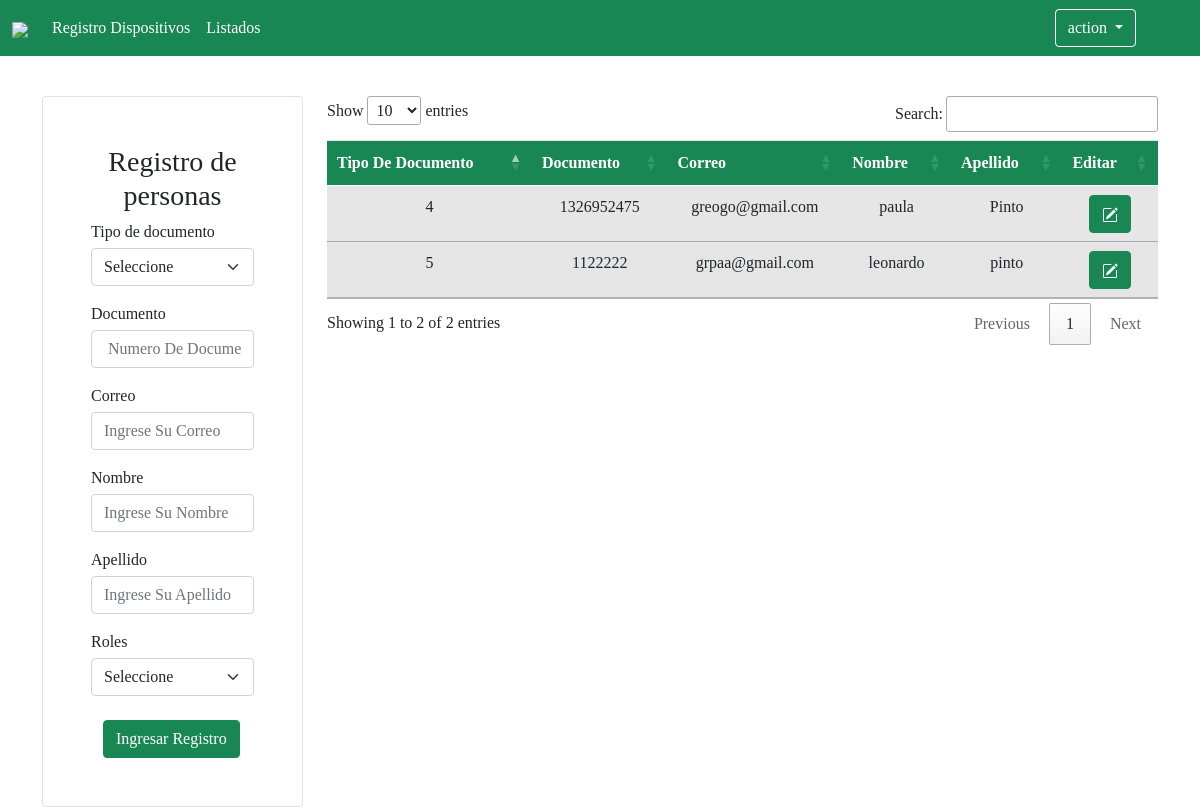
The page /pages/homepage_celador.php (signed in) on the database its author committed.
### tables this page shows
CREATE TABLE `personas` (
  `id` int(11) NOT NULL,
  `tipo_documento` int(11) NOT NULL,
  `documento` int(11) NOT NULL,
  `correo` varchar(80) NOT NULL,
  `nombre` varchar(70) NOT NULL,
  `apellido` varchar(70) NOT NULL,
  `pass` varchar(300) NOT NULL,
  `rol` int(70) NOT NULL
);

### pages/homepage_celador.php (the view, shortened to what this page needs)
<!DOCTYPE html>
<html lang="es">
<head>
    <link rel="stylesheet" href="../bootstrap-5.0.2-dist/css/sb-admin-2.css">
    <link rel="stylesheet" href="../bootstrap-5.0.2-dist/css/bootstrap.min.css">
    <link rel="stylesheet" href="//cdn.datatables.net/1.12.1/css/jquery.dataTables.min.css">
</head>
<body class="nav">
    <?php
    include("../componentes/navbar_celador.php");
    ?>
    <div class="container">
        <div class="row mt-5">
            <div class="col-3 p-7 mt-5">
            <form class="form p-5 rounded border" method="POST">
                <h3 class="text-center" >Registro de personas</h3>
                <?php
                include("../crud/model/connection.php");
                ?>
                <div class="form form-group">
                    <label for="exampleInputEmail1" class="form-label mb-1">Tipo de documento</label>
                    <select for="inputPassword2" class=" form-select mb-1" name="tipo_documento" aria-label="Default select example" placeholder="Tipo de roles">
                    <option class="form-control mb-1" list="listaRoles" id="exampleDataList" value="#" selected >Seleccione</option>
                    </select>
                </div>
                <div class="form form-group">
                    <label for="inputPassword2" class=" mb-1">Documento</label>
                    <input type="text" class="form-control mb-1"  placeholder=" Numero De Documento" name="documento">
                </div>
                <div class="form form-group">
                    <label for="inputPassword2" class=" mb-1">Correo</label>
                    <input type="mail" class="form-control mb-1"  placeholder="Ingrese Su Correo" name="correo">
                </div>
                <div class="form form-group">
                    <label for="inputPassword2" class=" mb-1">Nombre</label>
                    <input type="text" class="form-control mb-1"  placeholder="Ingrese Su Nombre" name="nombre">
                </div>
                <div class="form form-group">
                    <label for="inputPassword2" class=" mb-1">Apellido</label>
                    <input type="text" class="form-control mb-1"  placeholder="Ingrese Su Apellido" name="apellido">
                </div>
                <div class="form form-group">
                    <label for="exampleInputEmail1" class="form-label mb-1">Roles</label>
                    <select for="inputPassword2" class=" form-select mb-1" name="rol" aria-label="Default select example" placeholder="Tipo de roles">
                    <option class="form-control mb-1" list="listaRoles" id="exampleDataList" value="#" selected >Seleccione</option>
                    </select>
                </div>
                <div class="col-auto">
                    <button type="submit" class="btn btn-success mt-2" value="ok" name="btnGuardar">Ingresar Registro</button>
                </div>
            </form>
            </div>
            <div class="col-9 p-7 mt-5">
            <?php
            include("../crud/model/connection.php");
            ?>
                <table class="table table-striped text-center text-white" id="myTable">
                    <thead>
                        <tr>
                            <th scope="col" class="bg-success">Tipo De Documento</th>
                            <th scope="col" class="bg-success">Documento</th>
                            <th scope="col" class="bg-success">Correo</th>
                            <th scope="col" class="bg-success">Nombre</th>
                            <th scope="col" class="bg-success">Apellido</th>
                            <th scope="col" class="bg-success">Editar</th>
                        </tr>
                    </thead>
                        <tbody id="myTable">
                            <?php
                            include("../crud/model/connection.php");
                            $sql = $con->query(" SELECT * FROM personas");
                            while($datos=$sql->fetch_object()) {?>
                            <tr class="table-active">
                                <td><?= $datos->tipo_documento?></td>
                                <td><?= $datos->documento?></td>
                                <td><?= $datos->correo?></td>
                                <td><?= $datos->nombre?></td>
                                <td><?= $datos->apellido?></td>
                                <td>
                                    <a class="btn btn-small btn-success" href="./modificar_personas.php"></a>
                                </td>
                            </tr>
                        <?php
                            }
                            ?>
                        </tbody>
                </table>
            </div>
        </div>
    </div>
</body>
</html>

### rows shown on the page
personas: tipo_documento "4", documento "1326952475", correo "greogo@gmail.com", nombre "paula", apellido "Pinto"
personas: tipo_documento "5", documento "1122222", correo "grpaa@gmail.com", nombre "leonardo", apellido "pinto"
